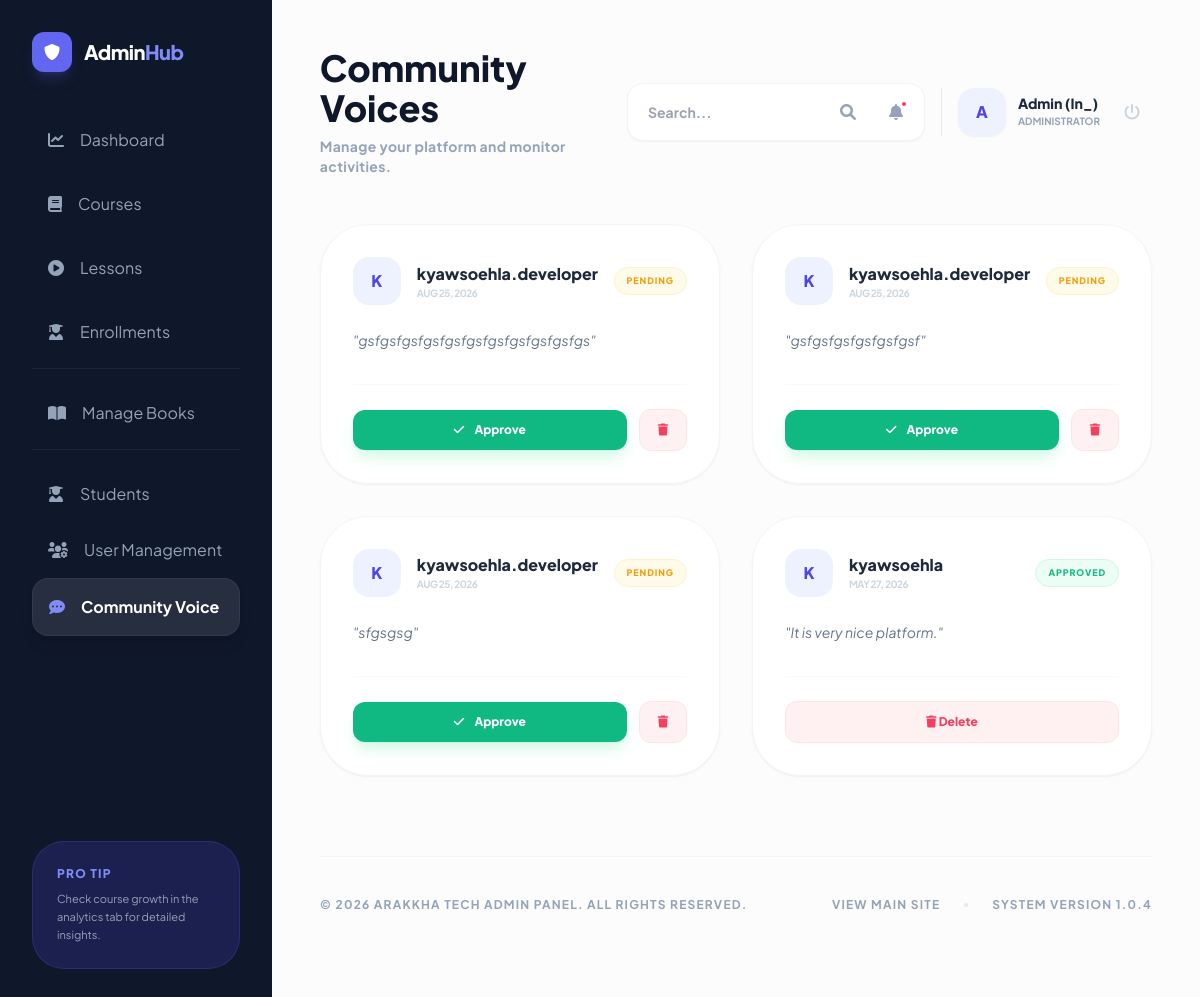
The app's page /manage/voices/ (signed in) with its own data.
### courses/models.py (models this page shows, shortened)
class CommunityVoice(models.Model):
    user = models.ForeignKey(User, on_delete=models.CASCADE, related_name='voices')
    content = models.TextField()
    is_approved = models.BooleanField(default=False)
    created_at = models.DateTimeField(auto_now_add=True)
    class Meta:
        ordering = ['-created_at']

### courses/views.py (the view)
# urls.py: path('manage/voices/', views.manage_voices, name='manage_voices'),
@login_required
@user_passes_test(is_admin)
def manage_voices(request):
    voices = CommunityVoice.objects.all().select_related('user').order_by('-created_at')
    return render(request, 'courses/management/manage_voices.html', {'voices': voices, 'title': 'Manage Community Voices'})

### courses/context_processors.py (called while the page is built)
def user_roles(request):
    if request.user.is_authenticated:
        return {
            'is_admin_user': _is_admin(request.user),
            'is_instructor_user': _is_instructor(request.user),
            'user_role_label': (request.user.profile.role if hasattr(request.user, 'profile') else 'student')
        }
    return {
        'is_admin_user': False,
        'is_instructor_user': False,
        'user_role_label': 'guest'
    }

### courses/helpers.py (called while the page is built)
def is_admin(user):
    if user.is_superuser:
        return True
    if hasattr(user, 'profile'):
        return user.profile.role == 'admin'
    return False

def is_instructor(user):
    if user.is_superuser:
        return True
    if hasattr(user, 'profile'):
        return user.profile.role == 'instructor'
    return False

### courses/templates/courses/management/manage_voices.html (shortened to what this page needs)
{% extends 'base.html' %}
{% block content %}
<div class="min-h-screen bg-[#fcfcfd] flex flex-col lg:flex-row ">
    {% include 'courses/admin_sidebar_snippet.html' %}
    <main class="flex-grow p-6 lg:p-12">
        {% include 'courses/admin_topbar_snippet.html' with title="Community Voices" subtitle="Manage student feedback and testimonials." %}
        <div class="grid grid-cols-1 md:grid-cols-2 gap-8" data-aos="fade-up">
            {% for voice in voices %}
            <div class="bg-white rounded-[3rem] shadow-sm border border-slate-100 p-8 flex flex-col justify-between hover:shadow-xl transition-all">
                <div>
                    <div class="flex items-center justify-between mb-6">
                        <div class="flex items-center">
                            <div class="w-12 h-12 rounded-2xl bg-indigo-50 text-indigo-600 flex items-center justify-center font-black mr-4">
                                {{ voice.user.username|slice:":1"|upper }}
                            </div>
                            <div>
                                <h4 class="font-black text-slate-800">{{ voice.user.username }}</h4>
                                <p class="text-[10px] font-bold text-slate-300 uppercase tracking-tighter">{{ voice.created_at|date:"M d, Y" }}</p>
                            </div>
                        </div>
                        {% if voice.is_approved %}
                            <span class="bg-emerald-50 text-emerald-500 text-[9px] font-black px-3 py-1.5 rounded-full uppercase tracking-widest border border-emerald-100">Approved</span>
                        {% else %}
                            <span class="bg-amber-50 text-amber-500 text-[9px] font-black px-3 py-1.5 rounded-full uppercase tracking-widest border border-amber-100">Pending</span>
                        {% endif %}
                    </div>
                    <p class="text-slate-500 text-sm leading-relaxed italic mb-8">"{{ voice.content }}"</p>
                </div>
                <div class="flex items-center space-x-3 pt-6 border-t border-slate-50">
                    {% if not voice.is_approved %}
                    <a href="{% url 'approve_voice' voice.pk %}" class="flex-grow bg-emerald-500 text-white text-center py-3 rounded-xl text-xs font-black hover:bg-emerald-600 transition-all shadow-lg shadow-emerald-100">
                        <i class="fas fa-check mr-2"></i> Approve
                    </a>
                    {% endif %}
                    <a href="{% url 'delete_voice' voice.pk %}" class="{% if not voice.is_approved %}w-12{% else %}flex-grow{% endif %} bg-rose-50 text-rose-500 text-center py-3 rounded-xl text-xs font-black hover:bg-rose-500 hover:text-white transition-all border border-rose-100">
                        <i class="fas fa-trash"></i> {% if voice.is_approved %}Delete{% endif %}
                    </a>
                </div>
            </div>
            {% endfor %}
        </div>
        {% include 'courses/admin_footer_snippet.html' %}
    </main>
</div>
{% endblock %}

### courses/templates/courses/admin_topbar_snippet.html (shortened to what this page needs)
<header class="relative z-[60] flex flex-col md:flex-row md:items-center justify-between mb-12 gap-6" data-aos="fade-down">
    <div>
        <h1 class="text-4xl font-black text-slate-900 mb-2">{% block admin_title %}{{ title|default:"Admin Dashboard" }}{% endblock %}</h1>
        <p class="text-slate-400 font-bold text-sm tracking-wide">{% block admin_subtitle %}Manage your platform and monitor activities.{% endblock %}</p>
    </div>
    <div class="flex items-center space-x-4 relative">
        <div class="bg-white p-2 rounded-2xl shadow-sm border border-slate-100 flex items-center space-x-2 relative z-10">
            <form action="{% url 'admin_search' %}" method="GET" class="flex items-center">
                <input type="text" name="q" placeholder="Search..." class="bg-transparent border-none text-sm font-bold text-slate-600 px-3 py-1 outline-none w-32 md:w-48">
                <button type="submit" class="w-10 h-10 rounded-xl hover:bg-slate-50 text-slate-400 transition-all"><i class="fas fa-search"></i></button>
            </form>
            <div class="relative group/notifications">
                <button class="w-10 h-10 rounded-xl hover:bg-slate-50 text-slate-400 transition-all relative">
                    <i class="fas fa-bell"></i>
                    {% if unread_admin_notifications_count > 0 %}
                        <span class="absolute top-2 right-2 w-2 h-2 bg-rose-500 rounded-full border-2 border-white"></span>
                    {% endif %}
                </button>
            </div>
        </div>
        <div class="flex items-center space-x-3 pl-4 border-l border-slate-200">
            <div class="w-12 h-12 rounded-2xl bg-indigo-50 flex items-center justify-center text-indigo-600 font-black shadow-sm">
                {{ user.username|slice:":1"|upper }}
            </div>
            <div class="hidden md:block">
                <p class="text-sm font-black text-slate-800 leading-none mb-1">
                    {% if user.get_full_name %}
                        {{ user.get_full_name }}
                    {% else %}
                        {{ user.username }}
                    {% endif %}
                </p>
                <p class="text-[10px] font-bold text-slate-400 uppercase">
                    {% if is_admin_user %}Administrator{% elif is_instructor_user %}Instructor{% else %}User{% endif %}
                </p>
            </div>
            <form action="{% url 'logout' %}" method="post" class="ml-2">
                <button type="submit" class="w-10 h-10 rounded-xl hover:bg-rose-50 text-slate-300 hover:text-rose-500 transition-all">
                    <i class="fas fa-power-off"></i>
                </button>
            </form>
        </div>
    </div>
</header>

### templates/base.html (style rules this page uses)
:root { --primary: #6366f1; --primary-dark: #4f46e5; --secondary: #a855f7; --accent: #f43f5e; --bg-slate: #f8fafc; }
body { font-family: 'Plus Jakarta Sans', 'Pyidaungsu', sans-serif; scroll-behavior: smooth; }

### records on screen
CommunityVoice: user.username "K", user.username "kyawsoehla.developer", created_at "AUG 25, 2026", is_approved "PENDING", content "gsfgsfgsfgsfgsfgsfgsfgsfgsfgsfgs"
CommunityVoice: user.username "K", user.username "kyawsoehla.developer", created_at "AUG 25, 2026", is_approved "PENDING", content "gsfgsfgsfgsfgsfgsf"
CommunityVoice: user.username "K", user.username "kyawsoehla.developer", created_at "AUG 25, 2026", is_approved "PENDING", content "sfgsgsg"
CommunityVoice: user.username "K", user.username "kyawsoehla", created_at "MAY 27, 2026", is_approved "APPROVED", content "It is very nice platform."

### other values on screen
{{ title|default:"Admin Dashboard" }} "Community Voices"
{{ user.username|slice:":1"|upper }} "A"
{{ user.get_full_name }} "Admin (In_)"
